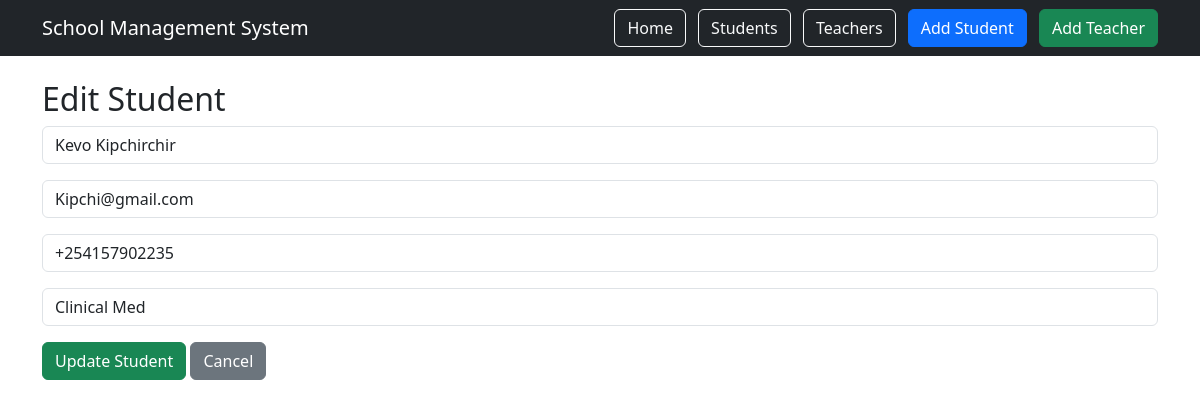
Page /students/edit/3/ on the committed database.
### students/models.py (models this page shows, shortened)
class Student(models.Model):
    name = models.CharField(max_length=100)
    email = models.EmailField()
    phone = models.CharField(max_length=100)
    course = models.CharField(max_length=100)
    age = models.PositiveIntegerField(default=18)
    gender = models.CharField(max_length=10, default="Not Specified")

### students/views.py (the view, shortened to what this page needs)
# urls.py: path('students/edit/<int:id>/', views.edit_student, name='edit_student'),
def edit_student(request, id):
    student = get_object_or_404(Student, id=id)
    return render(request, "students_crud/edit_student.html", {
        "student": student
    })

### templates/students_crud/edit_student.html (shortened to what this page needs)
{% extends 'base.html' %}
{% block content %}
<h2>Edit Student</h2>
<form method="POST">
    <input
        type="text"
        name="name"
        value="{{ student.name }}"
        class="form-control mb-3"
        required>
    <input
        type="email"
        name="email"
        value="{{ student.email }}"
        class="form-control mb-3"
        required>
    <input
        type="text"
        name="phone"
        value="{{ student.phone }}"
        class="form-control mb-3"
        required>
    <input
        type="text"
        name="course"
        value="{{ student.course }}"
        class="form-control mb-3"
        required>
    <button type="submit" class="btn btn-success">
        Update Student
    </button>
    <a href="{% url 'student_list' %}" class="btn btn-secondary">
        Cancel
    </a>
</form>
{% endblock %}

### rows in the picture
Student: name "Kevo Kipchirchir", email "Kipchi@gmail.com", phone "+254157902235", course "Clinical Med"
